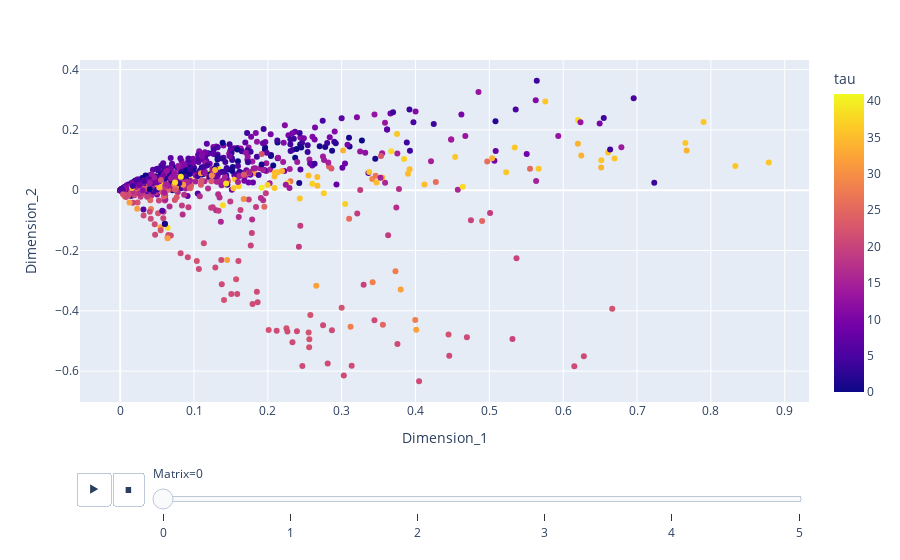

The code cell stored with this chart in its notebook:
### Code cell
import plotly.express as px

# Example plot
fig = px.scatter(yadf, 
                 x='Dimension_1', 
                 y='Dimension_2', 
                 color='tau', 
                 animation_frame='Matrix')

fig.show()

### Figure 1 — Plotly figure (JSON) as saved in the notebook; plotly's stock layout.template omitted (floating-point values rounded to 4 significant figures; data arrays with more than 128 entries replaced by an {"elided": "..."} marker saying what was removed)
{"data": [{"hovertemplate": "Matrix=0<br>Dimension_1=%{x}<br>Dimension_2=%{y}<br>tau=%{marker.color}<extra></extra>", "legendgroup": "", "marker": {"color": {"elided": "1005 int values"}, "coloraxis": "coloraxis", "symbol": "circle"}, "mode": "markers", "name": "", "orientation": "v", "showlegend": false, "type": "scatter", "x": {"elided": "1005 float values"}, "xaxis": "x", "y": {"elided": "1005 float values"}, "yaxis": "y"}], "layout": {"coloraxis": {"colorbar": {"title": {"text": "tau"}}, "colorscale": [[0, "#0d0887"], [0.1111, "#46039f"], [0.2222, "#7201a8"], [0.3333, "#9c179e"], [0.4444, "#bd3786"], [0.5556, "#d8576b"], [0.6667, "#ed7953"], [0.7778, "#fb9f3a"], [0.8889, "#fdca26"], [1, "#f0f921"]]}, "legend": {"tracegroupgap": 0}, "margin": {"t": 60}, "sliders": [{"active": 0, "currentvalue": {"prefix": "Matrix="}, "len": 0.9, "pad": {"b": 10, "t": 60}, "steps": [{"args": [["0"], {"frame": {"duration": 0, "redraw": false}, "fromcurrent": true, "mode": "immediate", "transition": {"duration": 0, "easing": "linear"}}], "label": "0", "method": "animate"}, {"args": [["1"], {"frame": {"duration": 0, "redraw": false}, "fromcurrent": true, "mode": "immediate", "transition": {"duration": 0, "easing": "linear"}}], "label": "1", "method": "animate"}, {"args": [["2"], {"frame": {"duration": 0, "redraw": false}, "fromcurrent": true, "mode": "immediate", "transition": {"duration": 0, "easing": "linear"}}], "label": "2", "method": "animate"}, {"args": [["3"], {"frame": {"duration": 0, "redraw": false}, "fromcurrent": true, "mode": "immediate", "transition": {"duration": 0, "easing": "linear"}}], "label": "3", "method": "animate"}, {"args": [["4"], {"frame": {"duration": 0, "redraw": false}, "fromcurrent": true, "mode": "immediate", "transition": {"duration": 0, "easing": "linear"}}], "label": "4", "method": "animate"}, {"args": [["5"], {"frame": {"duration": 0, "redraw": false}, "fromcurrent": true, "mode": "immediate", "transition": {"duration": 0, "easing": "linear"}}], "label": "5", "method": "animate"}], "x": 0.1, "xanchor": "left", "y": 0, "yanchor": "top"}], "updatemenus": [{"buttons": [{"args": [null, {"frame": {"duration": 500, "redraw": false}, "fromcurrent": true, "mode": "immediate", "transition": {"duration": 500, "easing": "linear"}}], "label": "&#9654;", "method": "animate"}, {"args": [[null], {"frame": {"duration": 0, "redraw": false}, "fromcurrent": true, "mode": "immediate", "transition": {"duration": 0, "easing": "linear"}}], "label": "&#9724;", "method": "animate"}], "direction": "left", "pad": {"r": 10, "t": 70}, "showactive": false, "type": "buttons", "x": 0.1, "xanchor": "right", "y": 0, "yanchor": "top"}], "xaxis": {"anchor": "y", "domain": [0, 1], "title": {"text": "Dimension_1"}}, "yaxis": {"anchor": "x", "domain": [0, 1], "title": {"text": "Dimension_2"}}}}
